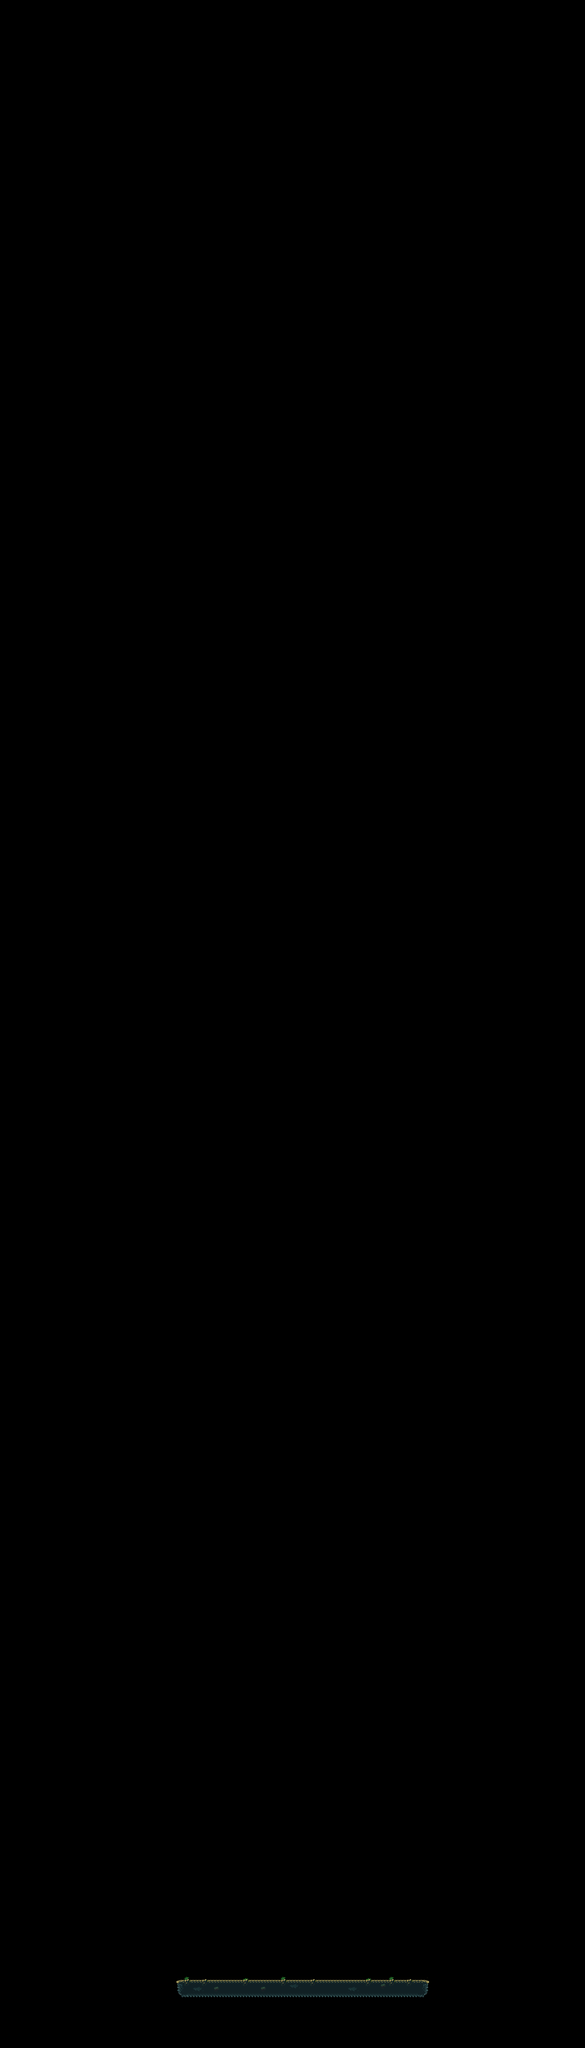

A level layout from a 2D game, rendered from its tile map. Below: a short description, then the map file with tile-grid data replaced by summaries:
An orthogonal 200x700 tile map with 16x16 px tiles, 2 tile layers (Tile Layer 1, background), 2 tilesets and 16 objects.

<map version="1.2" tiledversion="1.3.3" orientation="orthogonal" renderorder="right-down" width="200" height="700" tilewidth="16" tileheight="16" infinite="0" nextlayerid="23" nextobjectid="117">
 <editorsettings>
  <export target="newMap.lua" format="lua" />
 </editorsettings>
 <tileset firstgid="1" source="magicCliff16.tsx" />
 <tileset firstgid="1084" source="sky.tsx" />
 <layer id="17" name="Tile Layer 1" width="200" height="700">
  <data>[140000 cells, 619 non-empty, 68 distinct tile ids]</data>
 </layer>
 <objectgroup id="18" name="Platforms">
  <object id="91" x="976" y="10832" width="1360" height="80" />
 </objectgroup>
 <layer id="19" name="background" width="200" height="700">
  <data>[140000 cells, 0 non-empty, 0 distinct tile ids]</data>
 </layer>
 <objectgroup id="21" name="float">
  <object id="93" x="1760" y="10640" width="16" height="16" />
  <object id="94" x="1440" y="10512" width="16" height="16" />
  <object id="98" x="1088" y="10384" width="16" height="16" />
  <object id="99" x="1248" y="10160" width="16" height="16" />
  <object id="102" x="1648" y="10160" width="16" height="16" />
  <object id="104" x="2016" y="10128" width="16" height="16" />
  <object id="105" x="2192" y="10576" width="16" height="16" />
  <object id="106" x="1072" y="10656" width="16" height="16" />
  <object id="107" x="1904" y="10368" width="16" height="16" />
  <object id="108" x="1824" y="9888" width="16" height="16" />
  <object id="109" x="1408" y="10032" width="16" height="16" />
  <object id="110" x="1024" y="9872" width="16" height="16" />
 </objectgroup>
 <objectgroup id="22" name="enemy">
  <object id="113" x="1440" y="10496" width="16" height="16" />
  <object id="114" x="1760" y="10624" width="16" height="16" />
  <object id="116" x="1904" y="10816" width="16" height="16" />
 </objectgroup>
</map>
